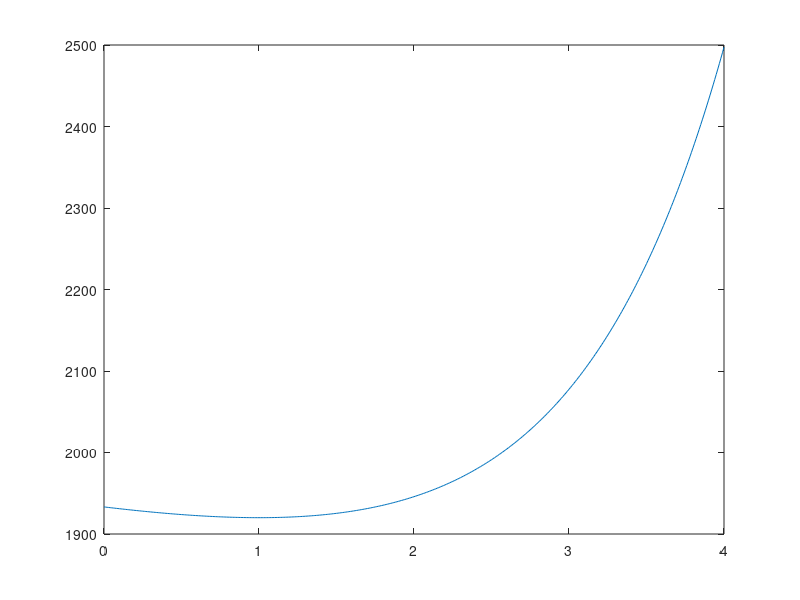

Source code (MATLAB):
x = 0 : 0.01 : 4;

y = 12.89*x.^2 - 12.89*x + 1920.03;
plot(x, y);

y = 6.445*x.^3 - 6.445*x.^2 + 1920.03;
plot(x, y);

y = 4.2967*x.^3 - 4.2967*x + 1920.03;
plot(x, y);

y = 3.2225*x.^4 - 3.2225*x.^3 + 1920.03;
plot(x, y);

y = 1.8414*x.^4 - 1.8414*x + 1920.03;
plot(x, y);

y = 13.2036*exp(x) - 35.8912*x + 1920.03;
plot(x, y);